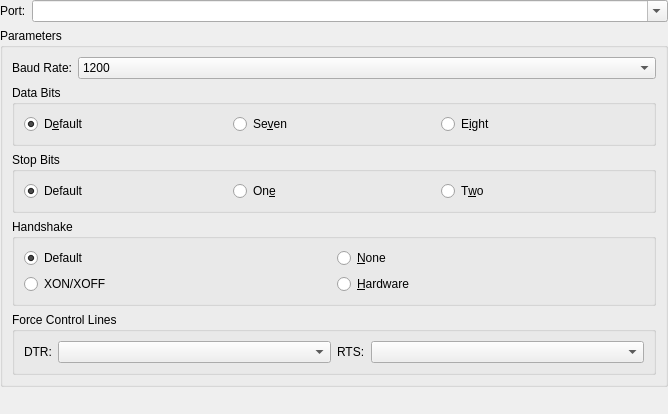
             <widget class="QWidget" name="scrollAreaWidgetContents_3">
              <property name="geometry">
               <rect>
                <x>0</x>
                <y>0</y>
                <width>668</width>
                <height>414</height>
               </rect>
              </property>
              <layout class="QVBoxLayout" name="verticalLayout_27">
               <property name="leftMargin">
                <number>0</number>
               </property>
               <property name="topMargin">
                <number>0</number>
               </property>
               <property name="rightMargin">
                <number>0</number>
               </property>
               <property name="bottomMargin">
                <number>0</number>
               </property>
               <item>
                <layout class="QHBoxLayout" name="horizontalLayout_3">
                 <item>
                  <widget class="QLabel" name="CAT_port_label">
                   <property name="text">
                    <string>Port:</string>
                   </property>
                   <property name="buddy">
                    <cstring>CAT_port_combo_box</cstring>
                   </property>
                  </widget>
                 </item>
                 <item>
                  <widget class="QComboBox" name="CAT_port_combo_box">
                   <property name="sizePolicy">
                    <sizepolicy hsizetype="MinimumExpanding" vsizetype="Fixed">
                     <horstretch>1</horstretch>
                     <verstretch>0</verstretch>
                    </sizepolicy>
                   </property>
                   <property name="toolTip">
                    <string>Serial port used for CAT control.</string>
                   </property>
                   <property name="editable">
                    <bool>true</bool>
                   </property>
                   <property name="currentText">
                    <string/>
                   </property>
                   <property name="insertPolicy">
                    <enum>QComboBox::InsertPolicy::NoInsert</enum>
                   </property>
                  </widget>
                 </item>
                </layout>
               </item>
               <item>
                <widget class="QGroupBox" name="CAT_serial_port_parameters_group_box">
                 <property name="title">
                  <string>Parameters</string>
                 </property>
                 <layout class="QVBoxLayout" name="verticalLayout">
                  <item>
                   <layout class="QHBoxLayout" name="horizontalLayout_14">
                    <item>
                     <widget class="QLabel" name="CAT_baud_label">
                      <property name="text">
                       <string>Baud Rate:</string>
                      </property>
                      <property name="buddy">
                       <cstring>CAT_serial_baud_combo_box</cstring>
                      </property>
                     </widget>
                    </item>
                    <item>
                     <widget class="QComboBox" name="CAT_serial_baud_combo_box">
                      <property name="sizePolicy">
                       <sizepolicy hsizetype="MinimumExpanding" vsizetype="Fixed">
                        <horstretch>0</horstretch>
                        <verstretch>0</verstretch>
                       </sizepolicy>
                      </property>
                      <property name="toolTip">
                       <string>Serial port data rate which must match the setting of your radio.</string>
                      </property>
                      <property name="currentIndex">
                       <number>0</number>
                      </property>
                      <item>
                       <property name="text">
                        <string>1200</string>
                       </property>
                      </item>
                      <item>
                       <property name="text">
                        <string>2400</string>
                       </property>
                      </item>
                      <item>
                       <property name="text">
                        <string>4800</string>
                       </property>
                      </item>
                      <item>
                       <property name="text">
                        <string>9600</string>
                       </property>
                      </item>
                      <item>
                       <property name="text">
                        <string>19200</string>
                       </property>
                      </item>
                      <item>
                       <property name="text">
                        <string>38400</string>
                       </property>
                      </item>
                      <item>
                       <property name="text">
                        <string>57600</string>
                       </property>
                      </item>
                      <item>
                       <property name="text">
                        <string>115200</string>
                       </property>
                      </item>
                     </widget>
                    </item>
                   </layout>
                  </item>
                  <item>
                   <widget class="QGroupBox" name="CAT_data_bits_group_box">
                    <property name="toolTip">
                     <string>&lt;html&gt;&lt;head/&gt;&lt;body&gt;&lt;p&gt;Number of data bits used to communicate with your radio's CAT interface (usually eight).&lt;/p&gt;&lt;/body&gt;&lt;/html&gt;</string>
                    </property>
                    <property name="title">
                     <string>Data Bits</string>
                    </property>
                    <layout class="QHBoxLayout" name="horizontalLayout_4">
                     <item>
                      <widget class="QRadioButton" name="CAT_default_bit_radio_button">
                       <property name="text">
                        <string>D&amp;efault</string>
                       </property>
                       <property name="checked">
                        <bool>true</bool>
                       </property>
                       <attribute name="buttonGroup">
                        <string notr="true">CAT_data_bits_button_group</string>
                       </attribute>
                      </widget>
                     </item>
                     <item>
                      <widget class="QRadioButton" name="CAT_7_bit_radio_button">
                       <property name="text">
                        <string>Se&amp;ven</string>
                       </property>
                       <property name="autoExclusive">
                        <bool>true</bool>
                       </property>
                       <attribute name="buttonGroup">
                        <string notr="true">CAT_data_bits_button_group</string>
                       </attribute>
                      </widget>
                     </item>
                     <item>
                      <widget class="QRadioButton" name="CAT_8_bit_radio_button">
                       <property name="text">
                        <string>E&amp;ight</string>
                       </property>
                       <property name="checked">
                        <bool>false</bool>
                       </property>
                       <attribute name="buttonGroup">
                        <string notr="true">CAT_data_bits_button_group</string>
                       </attribute>
                      </widget>
                     </item>
                    </layout>
                   </widget>
                  </item>
                  <item>
                   <widget class="QGroupBox" name="CAT_stop_bits_group_box">
                    <property name="toolTip">
                     <string>&lt;html&gt;&lt;head/&gt;&lt;body&gt;&lt;p&gt;Number of stop bits used when communicating with your radio's CAT interface&lt;/p&gt;&lt;p&gt;(consult you radio's manual for details).&lt;/p&gt;&lt;/body&gt;&lt;/html&gt;</string>
                    </property>
                    <property name="title">
                     <string>Stop Bits</string>
                    </property>
                    <layout class="QHBoxLayout" name="horizontalLayout_2">
                     <item>
                      <widget class="QRadioButton" name="CAT_default_stop_bit_radio_button">
                       <property name="text">
                        <string>Default</string>
                       </property>
                       <property name="checked">
                        <bool>true</bool>
                       </property>
                       <attribute name="buttonGroup">
                        <string notr="true">CAT_stop_bits_button_group</string>
                       </attribute>
                      </widget>
                     </item>
                     <item>
                      <widget class="QRadioButton" name="CAT_one_stop_bit_radio_button">
                       <property name="text">
                        <string>On&amp;e</string>
                       </property>
                       <attribute name="buttonGroup">
                        <string notr="true">CAT_stop_bits_button_group</string>
                       </attribute>
                      </widget>
                     </item>
                     <item>
                      <widget class="QRadioButton" name="CAT_two_stop_bit_radio_button">
                       <property name="text">
                        <string>T&amp;wo</string>
                       </property>
                       <property name="checked">
                        <bool>false</bool>
                       </property>
                       <attribute name="buttonGroup">
                        <string notr="true">CAT_stop_bits_button_group</string>
                       </attribute>
                      </widget>
                     </item>
                    </layout>
                   </widget>
                  </item>
                  <item>
                   <widget class="QGroupBox" name="CAT_handshake_group_box">
                    <property name="toolTip">
                     <string>&lt;html&gt;&lt;head/&gt;&lt;body&gt;&lt;p&gt;Flow control protocol used between this computer and your radio's CAT interface (usually &amp;quot;None&amp;quot; but some require &amp;quot;Hardware&amp;quot;).&lt;/p&gt;&lt;/body&gt;&lt;/html&gt;</string>
                    </property>
                    <property name="title">
                     <string>Handshake</string>
                    </property>
                    <layout class="QGridLayout" name="gridLayout_11">
                     <item row="0" column="0">
                      <widget class="QRadioButton" name="CAT_handshake_default_radio_button">
                       <property name="text">
                        <string>Default</string>
                       </property>
                       <property name="checked">
                        <bool>true</bool>
                       </property>
                       <attribute name="buttonGroup">
                        <string notr="true">CAT_handshake_button_group</string>
                       </attribute>
                      </widget>
                     </item>
                     <item row="0" column="1">
                      <widget class="QRadioButton" name="CAT_handshake_none_radio_button">
                       <property name="text">
                        <string>&amp;None</string>
                       </property>
                       <property name="checked">
                        <bool>false</bool>
                       </property>
                       <attribute name="buttonGroup">
                        <string notr="true">CAT_handshake_button_group</string>
                       </attribute>
                      </widget>
                     </item>
                     <item row="1" column="0">
                      <widget class="QRadioButton" name="CAT_handshake_xon_radio_button">
                       <property name="toolTip">
                        <string>Software flow control (very rare on CAT interfaces).</string>
                       </property>
                       <property name="text">
                        <string>XON/XOFF</string>
                       </property>
                       <attribute name="buttonGroup">
                        <string notr="true">CAT_handshake_button_group</string>
                       </attribute>
                      </widget>
                     </item>
                     <item row="1" column="1">
                      <widget class="QRadioButton" name="CAT_handshake_hardware_radio_button">
                       <property name="toolTip">
                        <string>Flow control using the RTS and CTS RS-232 control lines
not often used but some radios have it as an option and 
a few, particularly some Kenwood rigs, require it).</string>
                       </property>
                       <property name="text">
                        <string>&amp;Hardware</string>
                       </property>
                       <attribute name="buttonGroup">
                        <string notr="true">CAT_handshake_button_group</string>
                       </attribute>
                      </widget>
                     </item>
                    </layout>
                   </widget>
                  </item>
                  <item>
                   <widget class="QGroupBox" name="CAT_control_lines_group_box">
                    <property name="toolTip">
                     <string>Special control of CAT port control lines.</string>
                    </property>
                    <property name="title">
                     <string>Force Control Lines</string>
                    </property>
                    <property name="checked">
                     <bool>false</bool>
                    </property>
                    <layout class="QHBoxLayout" name="horizontalLayout_8">
                     <item>
                      <layout class="QFormLayout" name="formLayout_8">
                       <item row="0" column="1">
                        <widget class="QComboBox" name="force_DTR_combo_box">
                         <item>
                          <property name="text">
                           <string/>
                          </property>
                         </item>
                         <item>
                          <property name="text">
                           <string>High</string>
                          </property>
                         </item>
                         <item>
                          <property name="text">
                           <string>Low</string>
                          </property>
                         </item>
                        </widget>
                       </item>
                       <item row="0" column="0">
                        <widget class="QLabel" name="force_DTR_label">
                         <property name="text">
                          <string>DTR:</string>
                         </property>
                         <property name="buddy">
                          <cstring>force_DTR_combo_box</cstring>
                         </property>
                        </widget>
                       </item>
                      </layout>
                     </item>
                     <item>
                      <layout class="QFormLayout" name="formLayout_9">
                       <item row="0" column="0">
                        <widget class="QLabel" name="force_RTS_label">
                         <property name="text">
                          <string>RTS:</string>
                         </property>
                         <property name="buddy">
                          <cstring>force_RTS_combo_box</cstring>
                         </property>
                        </widget>
                       </item>
                       <item row="0" column="1">
                        <widget class="QComboBox" name="force_RTS_combo_box">
                         <item>
                          <property name="text">
                           <string/>
                          </property>
                         </item>
                         <item>
                          <property name="text">
                           <string>High</string>
                          </property>
                         </item>
                         <item>
                          <property name="text">
                           <string>Low</string>
                          </property>
                         </item>
                        </widget>
                       </item>
                      </layout>
                     </item>
                    </layout>
                   </widget>
                  </item>
                 </layout>
                </widget>
               </item>
               <item>
                <spacer name="verticalSpacer_15">
                 <property name="orientation">
                  <enum>Qt::Orientation::Vertical</enum>
                 </property>
                 <property name="sizeHint" stdset="0">
                  <size>
                   <width>20</width>
                   <height>40</height>
                  </size>
                 </property>
                </spacer>
               </item>
              </layout>
             </widget>
